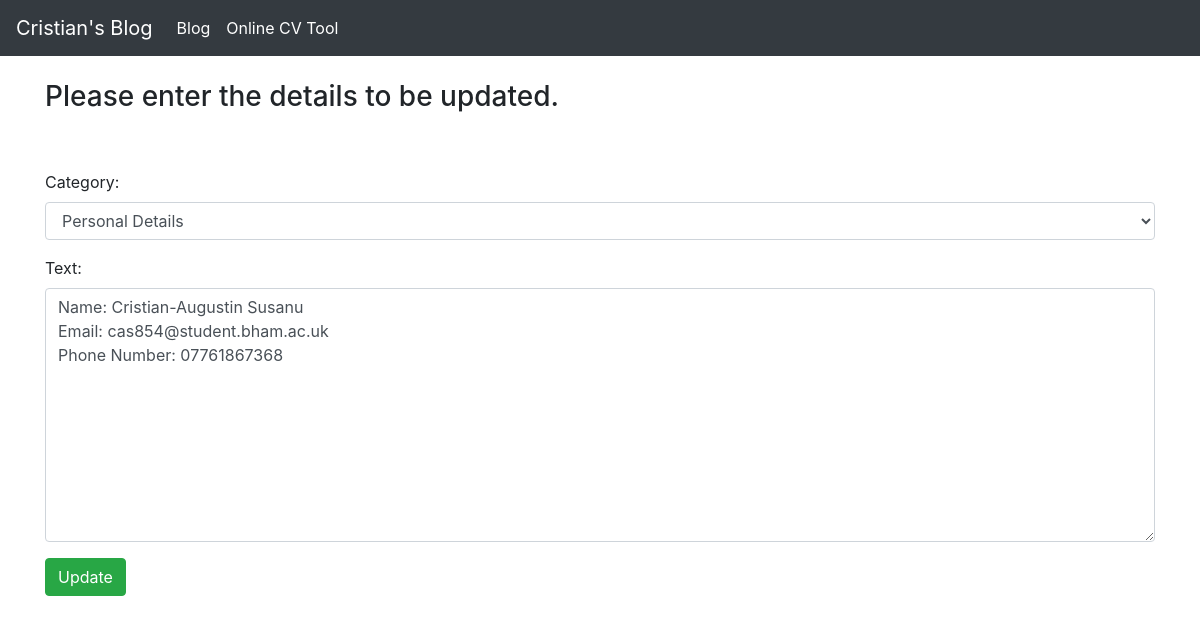
Page /resume/edit_cv_post/1 on the committed database.
### cv_maker/models.py (models this page shows, shortened)
class Experience(models.Model):
    title = models.CharField(max_length=255)
    text = models.TextField()
    category = models.CharField(max_length=255, default='uncategorized')
    positioning = models.CharField(max_length=255, default="")

### cv_maker/views.py (the view)
# urls.py: path('edit_cv_post/<slug:pk>', EditExperience.as_view(), name="edit_cv_post"),
class EditExperience(UpdateView):
    model = Experience
    template_name = 'cv_update_post.html'
    form_class = ExperienceForm

### cv_maker/forms.py
class ExperienceForm(forms.ModelForm):
    class Meta:
        model = Experience
        fields = ('category', 'text')
        widgets = {
            'category': forms.Select(choices=choice_list, attrs={'class':'form-control'}),
            'text': forms.Textarea(attrs={'class':'form-control'}),
        }

### cv_maker/templates/cv_update_post.html (shortened to what this page needs)
{% extends 'base.html' %}
{% block content %}
<h3>Please enter the details to be updated.</h3>
<br/><br/>
<form method="POST">
	{{ form.as_p }}
	<button class="btn btn-success">Update</button>
{% endblock %}

### rows in the picture
Experience: category "Personal Details", text "Name: Cristian-Augustin Susanu Email: cas854@student.bham.ac.uk Phone Number: 07761867368"
